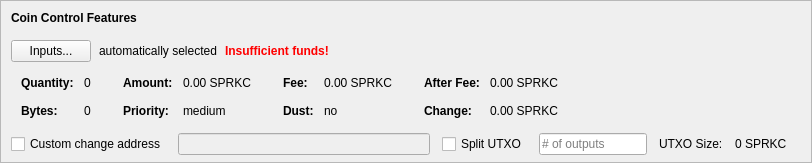
    <widget class="QFrame" name="frameCoinControl">
     <property name="sizePolicy">
      <sizepolicy hsizetype="Expanding" vsizetype="Expanding">
       <horstretch>0</horstretch>
       <verstretch>0</verstretch>
      </sizepolicy>
     </property>
     <property name="maximumSize">
      <size>
       <width>16777215</width>
       <height>16777215</height>
      </size>
     </property>
     <property name="frameShape">
      <enum>QFrame::StyledPanel</enum>
     </property>
     <property name="frameShadow">
      <enum>QFrame::Sunken</enum>
     </property>
     <layout class="QVBoxLayout" name="verticalLayoutCoinControl2">
      <property name="spacing">
       <number>0</number>
      </property>
      <property name="leftMargin">
       <number>0</number>
      </property>
      <property name="topMargin">
       <number>0</number>
      </property>
      <property name="rightMargin">
       <number>0</number>
      </property>
      <property name="bottomMargin">
       <number>6</number>
      </property>
      <item>
       <layout class="QVBoxLayout" name="verticalLayoutCoinControl" stretch="0,0,0,0,1">
        <property name="spacing">
         <number>0</number>
        </property>
        <property name="leftMargin">
         <number>10</number>
        </property>
        <property name="topMargin">
         <number>10</number>
        </property>
        <item>
         <layout class="QHBoxLayout" name="horizontalLayoutCoinControl1">
          <property name="bottomMargin">
           <number>15</number>
          </property>
          <item>
           <widget class="QLabel" name="labelCoinControlFeatures">
            <property name="sizePolicy">
             <sizepolicy hsizetype="Preferred" vsizetype="Maximum">
              <horstretch>0</horstretch>
              <verstretch>0</verstretch>
             </sizepolicy>
            </property>
            <property name="font">
             <font>
              <weight>75</weight>
              <bold>true</bold>
             </font>
            </property>
            <property name="styleSheet">
             <string notr="true">font-weight:bold;</string>
            </property>
            <property name="text">
             <string>Coin Control Features</string>
            </property>
           </widget>
          </item>
         </layout>
        </item>
        <item>
         <layout class="QHBoxLayout" name="horizontalLayoutCoinControl2" stretch="0,0,0,0">
          <property name="spacing">
           <number>8</number>
          </property>
          <property name="bottomMargin">
           <number>10</number>
          </property>
          <item>
           <widget class="QPushButton" name="pushButtonCoinControl">
            <property name="styleSheet">
             <string notr="true"/>
            </property>
            <property name="text">
             <string>Inputs...</string>
            </property>
            <property name="autoDefault">
             <bool>false</bool>
            </property>
           </widget>
          </item>
          <item>
           <widget class="QLabel" name="labelCoinControlAutomaticallySelected">
            <property name="text">
             <string>automatically selected</string>
            </property>
            <property name="margin">
             <number>5</number>
            </property>
           </widget>
          </item>
          <item>
           <widget class="QLabel" name="labelCoinControlInsuffFunds">
            <property name="font">
             <font>
              <weight>75</weight>
              <bold>true</bold>
             </font>
            </property>
            <property name="styleSheet">
             <string notr="true">color:red;font-weight:bold;</string>
            </property>
            <property name="text">
             <string>Insufficient funds!</string>
            </property>
            <property name="margin">
             <number>5</number>
            </property>
           </widget>
          </item>
          <item>
           <spacer name="horizontalSpacerCoinControl">
            <property name="orientation">
             <enum>Qt::Horizontal</enum>
            </property>
            <property name="sizeHint" stdset="0">
             <size>
              <width>40</width>
              <height>1</height>
             </size>
            </property>
           </spacer>
          </item>
         </layout>
        </item>
        <item>
         <widget class="QWidget" name="widgetCoinControl" native="true">
          <property name="sizePolicy">
           <sizepolicy hsizetype="Preferred" vsizetype="Preferred">
            <horstretch>0</horstretch>
            <verstretch>0</verstretch>
           </sizepolicy>
          </property>
          <property name="minimumSize">
           <size>
            <width>0</width>
            <height>0</height>
           </size>
          </property>
          <property name="styleSheet">
           <string notr="true"/>
          </property>
          <layout class="QHBoxLayout" name="horizontalLayoutCoinControl5">
           <property name="leftMargin">
            <number>0</number>
           </property>
           <property name="topMargin">
            <number>0</number>
           </property>
           <property name="rightMargin">
            <number>0</number>
           </property>
           <property name="bottomMargin">
            <number>0</number>
           </property>
           <item>
            <layout class="QHBoxLayout" name="horizontalLayoutCoinControl3" stretch="0,0,0,1">
             <property name="spacing">
              <number>20</number>
             </property>
             <property name="topMargin">
              <number>0</number>
             </property>
             <property name="bottomMargin">
              <number>10</number>
             </property>
             <item>
              <layout class="QFormLayout" name="formLayoutCoinControl1">
               <property name="horizontalSpacing">
                <number>10</number>
               </property>
               <property name="verticalSpacing">
                <number>14</number>
               </property>
               <property name="leftMargin">
                <number>10</number>
               </property>
               <property name="topMargin">
                <number>4</number>
               </property>
               <property name="rightMargin">
                <number>6</number>
               </property>
               <item row="0" column="0">
                <widget class="QLabel" name="labelCoinControlQuantityText">
                 <property name="font">
                  <font>
                   <weight>75</weight>
                   <bold>true</bold>
                  </font>
                 </property>
                 <property name="text">
                  <string>Quantity:</string>
                 </property>
                 <property name="margin">
                  <number>0</number>
                 </property>
                </widget>
               </item>
               <item row="0" column="1">
                <widget class="QLabel" name="labelCoinControlQuantity">
                 <property name="cursor">
                  <cursorShape>IBeamCursor</cursorShape>
                 </property>
                 <property name="contextMenuPolicy">
                  <enum>Qt::ActionsContextMenu</enum>
                 </property>
                 <property name="text">
                  <string notr="true">0</string>
                 </property>
                 <property name="margin">
                  <number>0</number>
                 </property>
                 <property name="textInteractionFlags">
                  <set>Qt::LinksAccessibleByMouse|Qt::TextSelectableByKeyboard|Qt::TextSelectableByMouse</set>
                 </property>
                </widget>
               </item>
               <item row="1" column="0">
                <widget class="QLabel" name="labelCoinControlBytesText">
                 <property name="font">
                  <font>
                   <weight>75</weight>
                   <bold>true</bold>
                  </font>
                 </property>
                 <property name="text">
                  <string>Bytes:</string>
                 </property>
                </widget>
               </item>
               <item row="1" column="1">
                <widget class="QLabel" name="labelCoinControlBytes">
                 <property name="cursor">
                  <cursorShape>IBeamCursor</cursorShape>
                 </property>
                 <property name="contextMenuPolicy">
                  <enum>Qt::ActionsContextMenu</enum>
                 </property>
                 <property name="text">
                  <string notr="true">0</string>
                 </property>
                 <property name="textInteractionFlags">
                  <set>Qt::LinksAccessibleByMouse|Qt::TextSelectableByKeyboard|Qt::TextSelectableByMouse</set>
                 </property>
                </widget>
               </item>
              </layout>
             </item>
             <item>
              <layout class="QFormLayout" name="formLayoutCoinControl2">
               <property name="horizontalSpacing">
                <number>10</number>
               </property>
               <property name="verticalSpacing">
                <number>14</number>
               </property>
               <property name="leftMargin">
                <number>6</number>
               </property>
               <property name="topMargin">
                <number>4</number>
               </property>
               <property name="rightMargin">
                <number>6</number>
               </property>
               <item row="0" column="0">
                <widget class="QLabel" name="labelCoinControlAmountText">
                 <property name="font">
                  <font>
                   <weight>75</weight>
                   <bold>true</bold>
                  </font>
                 </property>
                 <property name="text">
                  <string>Amount:</string>
                 </property>
                 <property name="margin">
                  <number>0</number>
                 </property>
                </widget>
               </item>
               <item row="0" column="1">
                <widget class="QLabel" name="labelCoinControlAmount">
                 <property name="cursor">
                  <cursorShape>IBeamCursor</cursorShape>
                 </property>
                 <property name="contextMenuPolicy">
                  <enum>Qt::ActionsContextMenu</enum>
                 </property>
                 <property name="text">
                  <string notr="true">0.00 SPRKC</string>
                 </property>
                 <property name="textInteractionFlags">
                  <set>Qt::LinksAccessibleByMouse|Qt::TextSelectableByKeyboard|Qt::TextSelectableByMouse</set>
                 </property>
                </widget>
               </item>
               <item row="1" column="0">
                <widget class="QLabel" name="labelCoinControlPriorityText">
                 <property name="font">
                  <font>
                   <weight>75</weight>
                   <bold>true</bold>
                  </font>
                 </property>
                 <property name="text">
                  <string>Priority:</string>
                 </property>
                </widget>
               </item>
               <item row="1" column="1">
                <widget class="QLabel" name="labelCoinControlPriority">
                 <property name="cursor">
                  <cursorShape>IBeamCursor</cursorShape>
                 </property>
                 <property name="contextMenuPolicy">
                  <enum>Qt::ActionsContextMenu</enum>
                 </property>
                 <property name="text">
                  <string>medium</string>
                 </property>
                 <property name="textInteractionFlags">
                  <set>Qt::LinksAccessibleByMouse|Qt::TextSelectableByKeyboard|Qt::TextSelectableByMouse</set>
                 </property>
                </widget>
               </item>
              </layout>
             </item>
             <item>
              <layout class="QFormLayout" name="formLayoutCoinControl3">
               <property name="horizontalSpacing">
                <number>10</number>
               </property>
               <property name="verticalSpacing">
                <number>14</number>
               </property>
               <property name="leftMargin">
                <number>6</number>
               </property>
               <property name="topMargin">
                <number>4</number>
               </property>
               <property name="rightMargin">
                <number>6</number>
               </property>
               <item row="0" column="0">
                <widget class="QLabel" name="labelCoinControlFeeText">
                 <property name="font">
                  <font>
                   <weight>75</weight>
                   <bold>true</bold>
                  </font>
                 </property>
                 <property name="text">
                  <string>Fee:</string>
                 </property>
                 <property name="margin">
                  <number>0</number>
                 </property>
                </widget>
               </item>
               <item row="0" column="1">
                <widget class="QLabel" name="labelCoinControlFee">
                 <property name="cursor">
                  <cursorShape>IBeamCursor</cursorShape>
                 </property>
                 <property name="contextMenuPolicy">
                  <enum>Qt::ActionsContextMenu</enum>
                 </property>
                 <property name="text">
                  <string notr="true">0.00 SPRKC</string>
                 </property>
                 <property name="textInteractionFlags">
                  <set>Qt::LinksAccessibleByMouse|Qt::TextSelectableByKeyboard|Qt::TextSelectableByMouse</set>
                 </property>
                </widget>
               </item>
               <item row="1" column="0">
                <widget class="QLabel" name="labelCoinControlLowOutputText">
                 <property name="font">
                  <font>
                   <weight>75</weight>
                   <bold>true</bold>
                  </font>
                 </property>
                 <property name="text">
                  <string>Dust:</string>
                 </property>
                </widget>
               </item>
               <item row="1" column="1">
                <widget class="QLabel" name="labelCoinControlLowOutput">
                 <property name="cursor">
                  <cursorShape>IBeamCursor</cursorShape>
                 </property>
                 <property name="contextMenuPolicy">
                  <enum>Qt::ActionsContextMenu</enum>
                 </property>
                 <property name="text">
                  <string>no</string>
                 </property>
                 <property name="textInteractionFlags">
                  <set>Qt::LinksAccessibleByMouse|Qt::TextSelectableByKeyboard|Qt::TextSelectableByMouse</set>
                 </property>
                </widget>
               </item>
              </layout>
             </item>
             <item>
              <layout class="QFormLayout" name="formLayoutCoinControl4">
               <property name="horizontalSpacing">
                <number>10</number>
               </property>
               <property name="verticalSpacing">
                <number>14</number>
               </property>
               <property name="leftMargin">
                <number>6</number>
               </property>
               <property name="topMargin">
                <number>4</number>
               </property>
               <property name="rightMargin">
                <number>6</number>
               </property>
               <item row="0" column="0">
                <widget class="QLabel" name="labelCoinControlAfterFeeText">
                 <property name="font">
                  <font>
                   <weight>75</weight>
                   <bold>true</bold>
                  </font>
                 </property>
                 <property name="text">
                  <string>After Fee:</string>
                 </property>
                 <property name="margin">
                  <number>0</number>
                 </property>
                </widget>
               </item>
               <item row="0" column="1">
                <widget class="QLabel" name="labelCoinControlAfterFee">
                 <property name="cursor">
                  <cursorShape>IBeamCursor</cursorShape>
                 </property>
                 <property name="contextMenuPolicy">
                  <enum>Qt::ActionsContextMenu</enum>
                 </property>
                 <property name="text">
                  <string notr="true">0.00 SPRKC</string>
                 </property>
                 <property name="textInteractionFlags">
                  <set>Qt::LinksAccessibleByMouse|Qt::TextSelectableByKeyboard|Qt::TextSelectableByMouse</set>
                 </property>
                </widget>
               </item>
               <item row="1" column="0">
                <widget class="QLabel" name="labelCoinControlChangeText">
                 <property name="font">
                  <font>
                   <weight>75</weight>
                   <bold>true</bold>
                  </font>
                 </property>
                 <property name="text">
                  <string>Change:</string>
                 </property>
                </widget>
               </item>
               <item row="1" column="1">
                <widget class="QLabel" name="labelCoinControlChange">
                 <property name="cursor">
                  <cursorShape>IBeamCursor</cursorShape>
                 </property>
                 <property name="contextMenuPolicy">
                  <enum>Qt::ActionsContextMenu</enum>
                 </property>
                 <property name="text">
                  <string notr="true">0.00 SPRKC</string>
                 </property>
                 <property name="textInteractionFlags">
                  <set>Qt::LinksAccessibleByMouse|Qt::TextSelectableByKeyboard|Qt::TextSelectableByMouse</set>
                 </property>
                </widget>
               </item>
              </layout>
             </item>
            </layout>
           </item>
          </layout>
         </widget>
        </item>
        <item>
         <layout class="QHBoxLayout" name="horizontalLayoutCoinControl4" stretch="0,0,0,0,0,0,0">
          <property name="spacing">
           <number>12</number>
          </property>
          <property name="sizeConstraint">
           <enum>QLayout::SetDefaultConstraint</enum>
          </property>
          <property name="topMargin">
           <number>5</number>
          </property>
          <property name="rightMargin">
           <number>5</number>
          </property>
          <item>
           <widget class="QCheckBox" name="checkBoxCoinControlChange">
            <property name="toolTip">
             <string>If this is activated, but the change address is empty or invalid, change will be sent to a newly generated address.</string>
            </property>
            <property name="text">
             <string>Custom change address</string>
            </property>
           </widget>
          </item>
          <item>
           <widget class="QValidatedLineEdit" name="lineEditCoinControlChange">
            <property name="enabled">
             <bool>false</bool>
            </property>
            <property name="sizePolicy">
             <sizepolicy hsizetype="Expanding" vsizetype="Fixed">
              <horstretch>0</horstretch>
              <verstretch>0</verstretch>
             </sizepolicy>
            </property>
           </widget>
          </item>
          <item>
           <widget class="QCheckBox" name="splitBlockCheckBox">
            <property name="text">
             <string>Split UTXO</string>
            </property>
           </widget>
          </item>
          <item>
           <widget class="QLineEdit" name="splitBlockLineEdit">
            <property name="sizePolicy">
             <sizepolicy hsizetype="Fixed" vsizetype="Fixed">
              <horstretch>50</horstretch>
              <verstretch>0</verstretch>
             </sizepolicy>
            </property>
            <property name="placeholderText">
             <string># of outputs</string>
            </property>
           </widget>
          </item>
          <item>
           <widget class="QLabel" name="labelBlockSizeText">
            <property name="text">
             <string>UTXO Size:</string>
            </property>
           </widget>
          </item>
          <item>
           <widget class="QLabel" name="labelBlockSize">
            <property name="text">
             <string>0 SPRKC</string>
            </property>
           </widget>
          </item>
          <item>
           <widget class="QLabel" name="labelCoinControlChangeLabel">
            <property name="sizePolicy">
             <sizepolicy hsizetype="Preferred" vsizetype="Expanding">
              <horstretch>0</horstretch>
              <verstretch>0</verstretch>
             </sizepolicy>
            </property>
            <property name="minimumSize">
             <size>
              <width>0</width>
              <height>0</height>
             </size>
            </property>
            <property name="text">
             <string/>
            </property>
            <property name="margin">
             <number>3</number>
            </property>
           </widget>
          </item>
         </layout>
        </item>
        <item>
         <spacer name="verticalSpacerCoinControl">
          <property name="orientation">
           <enum>Qt::Vertical</enum>
          </property>
          <property name="sizeHint" stdset="0">
           <size>
            <width>800</width>
            <height>1</height>
           </size>
          </property>
         </spacer>
        </item>
       </layout>
      </item>
     </layout>
    </widget>
